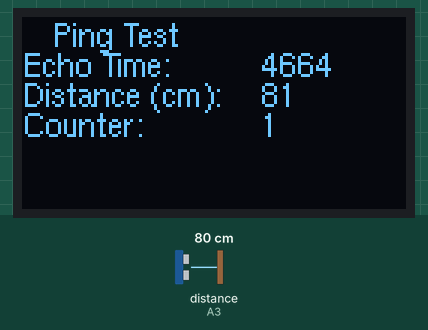
Recording of a sketch running on a simulated Arduino Nano, built with avr-gcc and run on an emulated ATmega328P. On the bench: 128×64 one-colour display. Inputs (shaded band) come from the test bench; at power-on: distance to the obstacle (sensor on A3) 80 cm. The echo pulse lasts 58.3 µs per cm.

Above: at 1.2 s.
1.3 s: distance to the obstacle (sensor on A3) set to 14 cm
At 2.3 s:
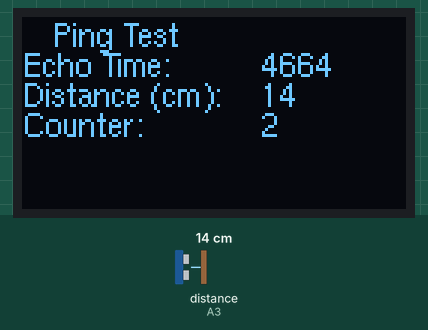
3.9 s: distance to the obstacle (sensor on A3) set to 11 cm
At 5.4 s:
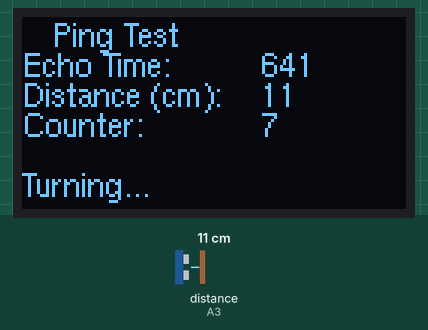
6.9 s: distance to the obstacle (sensor on A3) set to 2 cm
At 8.1 s:
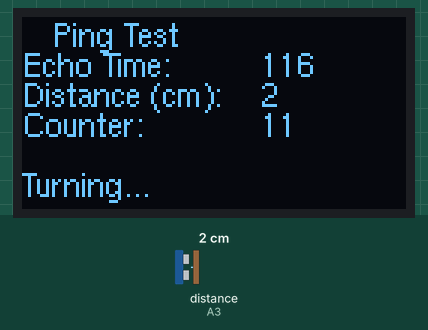
Timing chart, 0 to 9.9 s (numbered marks = the images above; inputs shaded):
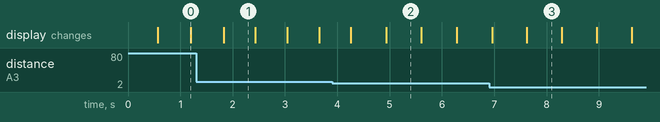

Measured:
- the behaviour switches between 13 and 12 cm on distance to the obstacle (sensor on A3) (found by bisection; images 1 and 2)
- what the display in image 1 shows lasts 0.6 s, from 1.8 s to 2.4 s
- what the display in image 2 shows lasts 0.7 s, from 4.9 s to 5.6 s

The sketch:

_02-ping-display-test.ino
```cpp
// ---------------------------------------------------------------------------
// Ping Display Test
// ---------------------------------------------------------------------------
#include <Arduino.h>
#include <NewPing.h>
//// https://github.com/olikraus/u8g2/wiki
#include <U8g2lib.h>
#include <SPI.h>

// order on OLED - GND, VCC, SCL, SDA, RDS, DC, CS
#define SCL_PIN 13 // SCL clock - 3rd from bottom
#define SDA_PIN 11 // SDA, Data, MOSI - must be on pin 11 on the Nano
#define RDS_PIN 10 // reset
// pin 9 is a PWM reserved for the motor
#define DC_PIN 8 // DC moved from pin 9 which is needed as a PWM pin
#define CS_PIN 7 // chip select top

#define TRIGGER_PIN  A2  // Arduino pin tied to trigger pin on the ultrasonic sensor.
#define ECHO_PIN     A3  // Arduino pin tied to echo pin on the ultrasonic sensor.
#define MAX_DISTANCE 200 // Maximum distance we want to ping for (in centimeters). Maximum sensor distance is rated at 400-500cm.
NewPing sonar(TRIGGER_PIN, ECHO_PIN, MAX_DISTANCE); // NewPing setup of pins and maximum distance.


// https://github.com/olikraus/u8g2/wiki/u8x8setupcpp#constructor-reference
// We are using the 128 byte 4W Hardware SPI with no rotation which only uses 27% of dynamic memory
U8G2_SSD1306_128X64_NONAME_1_4W_HW_SPI u8g2(U8G2_R0, CS_PIN, DC_PIN, RDS_PIN);

int echo_time;
int distance_cm;
int counter; // main loop counter

void setup() {
  u8g2.begin();
  // Set font to Helvetica regular 8 pixel font
  // For other options see https://github.com/olikraus/u8g2/wiki/fntlistall#8-pixel-height
  u8g2.setFont(u8g2_font_helvR08_tf);
}

void loop() {
  echo_time = sonar.ping();

  // keep polling until we get a non-zero value
  do {
    delay(33);
    distance_cm = sonar.ping_cm();
  } while (distance_cm == 0);

  u8g2.firstPage();
  do {
    u8g2.home();
    u8g2.drawStr(10, 10,"Ping Test");

    u8g2.drawStr(0, 20,"Echo Time:");
    u8g2.setCursor(80, 20);
    u8g2.print(echo_time);

    u8g2.drawStr(0, 30,"Distance (cm):");
    u8g2.setCursor(80, 30);
    u8g2.print(distance_cm);

    u8g2.drawStr(0,40,"Counter:");
    u8g2.setCursor(80, 40);
    u8g2.print(counter);

    if (distance_cm < 13)
       u8g2.drawStr(0, 60,"Turning...");
  } while ( u8g2.nextPage() );

  delay(100);
  counter++;
}
```
